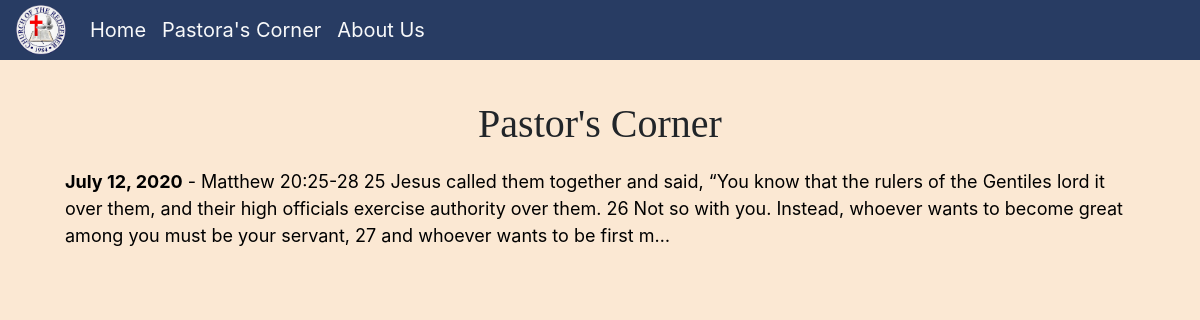
The app's page /pastoraCorner/list with its own data.
### churchApp/models.py (models this page shows, shortened)
class Sermon(models.Model):
    date=models.DateField(unique=True)
    serviceSermon=models.TextField()

### churchApp/views.py (the view)
# urls.py: path('pastoraCorner/list',views.sermon_list,name='sermon_list'),
def sermon_list(request):
    sermoncount=Sermon.objects.all().count()
    list_dict={
    'count':sermoncount,
    'sermonList':Sermon.objects.all().order_by('-date')
    }
    return render(request,'churchApp/sermonList.html',context=list_dict)

### templates/churchApp/sermonList.html (shortened to what this page needs)
<!DOCTYPE html>
{% load static %}
<html lang="en" dir="ltr">
  <head>
    <link rel="stylesheet" href="https://stackpath.bootstrapcdn.com/bootstrap/4.5.0/css/bootstrap.min.css">
  </head>
  <body style='background-color:#fbe8d3'>
      <nav class='navbar fixed-top navbar-dark navbar-expand-lg pt-0 pb-0' style='background-color:#283c63'>
        <a class='navbar-brand'>
          <img src="{% static 'churchApp/COR Logo.png' %}" alt="Missing" width="50" height="50" loading='lazy'>
        </a>
        <div class="collapse navbar-collapse" id="navbarNav">
          <ul class="navbar-nav">
            <li class="nav-item active">
              <a class="nav-link text-light" style='font-size:20px' href="/">Home <span class="sr-only">(current)</span></a>
            </li>
            <li class="nav-item">
              <a class="nav-link text-light" style='font-size:20px' href="/pastoraCorner">Pastora's Corner</a>
            </li>
            <li class="nav-itemt">
              <a class="nav-link text-light" style='font-size:20px' href="/about">About Us</a>
            </li>
          </ul>
        </div>
      </nav>
      <h1 style='font-family:Playfair Display, serif;margin-top:100px' align='center'>Pastor's Corner</h1>
      {% if sermonList  %}
      <div class="container">
        <div class="list-group-flush rounded" style='font-size:1.125em'>
          {% for entry in sermonList %}
          <a href="{% url 'sermon_list_prev' urlId=entry.pk %}" class="list-group-item list-group-item-action">
            <strong>{{entry.date}}</strong><span> - </span>{{entry.serviceSermon|truncatechars:300}}
          </a>
          {% endfor %}
        </div>
      </div>
      {% endif %}
  </body>
</html>

### templates/churchApp/sermonList.html (style rules this page uses)
a:link { color:black; background-color:transparent; text-decoration: none; }

### records on screen
Sermon: date "July 12, 2020", serviceSermon "Matthew 20:25-28 25 Jesus called them together and said, “You know that the rulers of the Gentiles lord it over them, and their high officials exercise authority over them. 26 Not so with you. Instead, whoever wants to become great among you must be your servant, 27 and whoever wants to be first m…"
